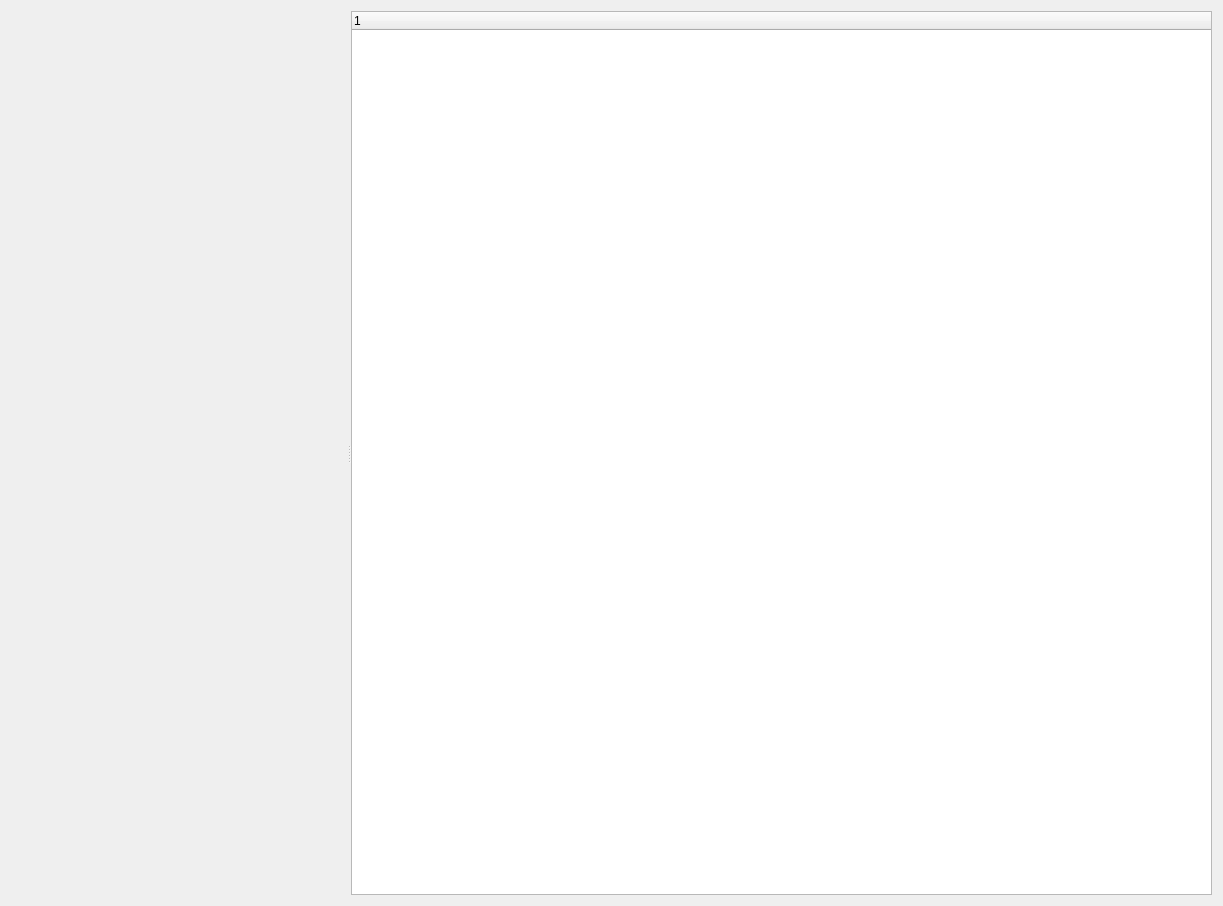
<?xml version="1.0" encoding="UTF-8"?>
<ui version="4.0">
 <class>Form</class>
 <widget class="QWidget" name="Form">
  <property name="geometry">
   <rect>
    <x>0</x>
    <y>0</y>
    <width>1223</width>
    <height>906</height>
   </rect>
  </property>
  <property name="windowTitle">
   <string>Form</string>
  </property>
  <layout class="QHBoxLayout" name="horizontalLayout">
   <item>
    <widget class="QSplitter" name="splitter">
     <property name="orientation">
      <enum>Qt::Horizontal</enum>
     </property>
     <widget class="PlotUI" name="plotui"/>
     <widget class="CurveSelectorUI" name="curveselectorui">
      <column>
       <property name="text">
        <string notr="true">1</string>
       </property>
      </column>
     </widget>
    </widget>
   </item>
  </layout>
 </widget>
 <customwidgets>
  <customwidget>
   <class>CurveSelectorUI</class>
   <extends>QTreeWidget</extends>
   <header>SmartFramework.plot.CurveSelectorUI</header>
  </customwidget>
  <customwidget>
   <class>PlotUI</class>
   <extends>QWidget</extends>
   <header>SmartFramework.plot.PlotUI</header>
  </customwidget>
 </customwidgets>
 <resources/>
 <connections>
  <connection>
   <sender>plotui</sender>
   <signal>outNewCurve(PyQt_PyObject)</signal>
   <receiver>curveselectorui</receiver>
   <slot>addCurve(PyQt_PyObject)</slot>
   <hints>
    <hint type="sourcelabel">
     <x>559</x>
     <y>261</y>
    </hint>
    <hint type="destinationlabel">
     <x>693</x>
     <y>256</y>
    </hint>
   </hints>
  </connection>
  <connection>
   <sender>Form</sender>
   <signal>inPlot(PyQt_PyObject)</signal>
   <receiver>plotui</receiver>
   <slot>addCurve(PyQt_PyObject)</slot>
   <hints>
    <hint type="sourcelabel">
     <x>296</x>
     <y>5</y>
    </hint>
    <hint type="destinationlabel">
     <x>295</x>
     <y>50</y>
    </hint>
   </hints>
  </connection>
 </connections>
 <slots>
  <signal>inPlot(PyQt_PyObject)</signal>
 </slots>
</ui>
